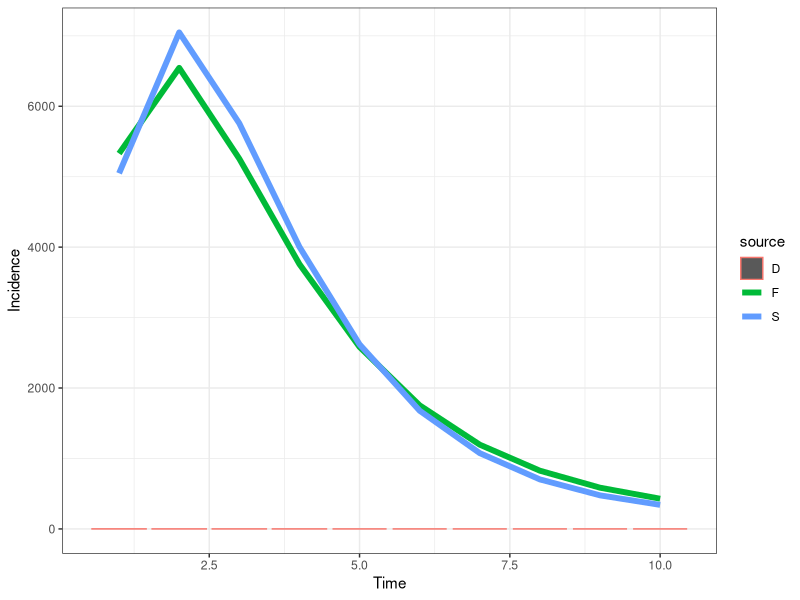

Recreate this plot in R.
# CF McQuaid & RMGJ Houben
# Start 21/04/2017 ---> current version after revision with Hanif 18/05/2017
# Cohort model of TB including regression and a slow stream
########################################
#                                      #
#                        M             # M - Death (due to disease)
#                       ^ ^            #
#                      /   \           #
#      -> Q <-> S <-> C <-> Y          # Q - Failed granuloma, S - Subclinical, C - Minimal (C+S-), Y - Disseminated (C+S+, symptomatic)
#     /    \    ^                      #
#    E       \  |                      # E - Exposed
#     \        \v                      #
#      -> K <-> Z                      # K - Controlled granuloma, Z- Leaky granuloma,
#         |                            #
#         v                            #
#         R                            # R - Sterilized granuloma (self-cure)
#                                      #
########################################
##set wd depending on who is coding/playing
setwd("C:/Users/cfmcquaid/Simulations")
#setwd("/Users/ReinHouben/Filr/ifolder/Applications (funding and jobs)/2016 - ERC starting grant/Rmodel_nathis/NatHistCoh")

### URL for how to upload changes: http://r-bio.github.io/intro-git-rstudio/
### to pull in Finn's version - type in shell: git pull upstream master
### to push my version - create pull request to Finn:  
#       commit (remember to tick box), then push
#       goto Github, pull requests, create pull request, if merge can be done on auto, just complete
#       Alternatively Finn complete pull request (he does not get email notification)
# Finn to just click push. Job done

#Next steps
# 1. get the prop inc disease after 5 years to 5%
###   How: play with Eq values, OR increase progression parameters
# 2. achieve 1 + start higher and sharper decrease in early years
###   How: change initial states to more realistic point, based on what prev of disease would be at screening
###   Also increase progression rates, while decreasing proportion that goes into the fast pathway
# OTHER NEXT STEPS - 8th May 2017
##  ?can we calculate in model how often (on average) people would come in and out of states over course of say 2 years?
##  ?Can we calculate average time in compartment in each step visit? Should be simple competing risk model right?

library("reshape2"); library("deSolve"); library("ggplot2"); library("plyr");
# Parameter sets: Average (), Wax (regression), Slow (slow), Full (regression, slow)
# Ax - rate from compartment A to compartment X, Omega - background mortality


# No regression: 1/Cy + 1/Ym = 3 years, Ym = 0.5 (0.3 death 0.2 self-cure), therefore Cy = 1. NOTE: 70% die, 30% self-cure
# Regression: 1/(Yc + Ym) = 0.5 years, Ym = 0.5 (as above), therefore Yc = 1.5.
# Regression: 1/(Cy + Cs) = 0.5 years. Assume ratio 2:1 for Cy:Cs, therefore Cs = 2/3
paramS <- c(Eq=0.10, Qs=2.00, Qz=0.00, Kz=0.01, Kr=0.10, Sc=2.00, Sq=0.00, Sz=0.00, Zk=0.00, Zs=0.00, Zq=0.01, Cy=1.00, Cs=0.00, Cm=0.05, Ym=0.50, Yc=0.00)
paramF <- c(Eq=0.10, Qs=2.00, Qz=0.00, Kz=0.01, Kr=0.10, Sc=3.00, Sq=0.25, Sz=0.00, Zk=0.01, Zs=0.00, Zq=0.01, Cy=1.32, Cs=0.5, Cm=0.05, Ym=0.50, Yc=0.150)
# Initial states of compartments
state <- c(E=100000, Q=0, K=0, S=0, Z=0, C=0, Y=0, R=0, M=0)
# Timespan for simulation
times <- seq(0, 10, by = 1)
# Timespan for burn
timeb <- 1
# Timespan for intervention
timei <- 0
# Timespan for tornado
timet <- 5
# ODE function
regr <- function(t, state, parameters){
  with(as.list(c(state, parameters)), {
   # rates of change
   dE <- - 10*E
   dQ <- + 10*Eq*E + Sq*S + Zq*Z - (Qs + Qz)*Q
   dK <- + 10*(1 - Eq)*E + Zk*Z - (Kz + Kr)*K
   dS <- + Qs*Q + Cs*C + Zs*Z - (Sc + Sq + Sz)*S
   dZ <- + Kz*K + Sz*S + Qz*Q - (Zk + Zs + Zq)*Z
   dC <- + Sc*S + Yc*Y - (Cs + Cy + Cm)*C
   dY <- + Cy*C -(Yc + Ym)*Y
   dR <- + Kr*K
   dM <- + Ym*Y + Cm*C
   # return the rate of change
   list(c(dE, dQ, dK, dS, dZ, dC, dY, dR, dM))
  })
}
# Burn off the first tb years to establish the proportion of individuals in each compartment, removing diseased
burn <- function(tb, state, fxn, parameters){
  if (tb>0){
  out <- ode(y = state, times = seq(0, tb, by = 1), func = fxn, parms = parameters)
  stateb <- c(out[tb, 2], out[tb, 3], out[tb, 4], out[tb, 5], out[tb, 6], out[tb, 7], Y=0, out[tb, 9], M=0)}
  else{stateb <- state}
  return(stateb)
}
# An intervention after ti years moves individuals from Y to R
interv <- function(ti, state, fxn, parameters){
  if (ti>0){
    outi <- ode(y = state, times = seq(0, ti, by = 1), func = fxn, parms = parameters)
    statei <- c(outi[ti, 2], outi[ti, 3], outi[ti, 4], outi[ti, 5], outi[ti, 6], outi[ti, 7], Y=0, outi[ti, 9]+outi[ti, 10], outi[ti, 10])}
  else{statei <- state
  outi <- numeric()}
  intout <- list("out" = outi,"state" = statei)
  return(intout)
}
# Calculation function
calc <- function(ts, tb, ti, state, fxn, parameters, source){
  stateb <- burn(tb = tb, state = state, fxn = regr, parameters = parameters)
  intout <- interv(ti=ti, state = stateb, fxn = regr, parameters = parameters)
  outi <- as.data.frame(intout$out)
  out <- ode(y = intout$state, times = ts, func = fxn, parms = parameters)
  out <- as.data.frame(out)
  out$time <- out$time+ti
  out <- rbind(outi,out)
  # Removing the first timestep, time zero
  out <- out[-1,]
  # Calculating the "interval from conversion" (see Styblo 1991 & TSRU progress report 1967)
  out$int <- parameters["Cy"]*out$C/sum(parameters["Cy"]*out$C)
  out$prev <- out$Y+out$C
  # Formatting the data for plotting - putting into a melted data.fame, with additional columns for the source matrix
  out <- melt(out, id.vars = c("time"))
  out$source <- source
  return(out)
}
outS <- calc(ts = times, tb = timeb, ti=timei, state = state, fxn = regr, parameters = paramS, source = "S")
outF <- calc(ts = times, tb = timeb, ti=timei, state = state, fxn = regr, parameters = paramF, source = "F")
# Including the data for barplot
time <- c(1, 2, 3, 4, 5, 6, 7, 8, 9, 10); variable <- c("D", "D", "D", "D", "D", "D", "D", "D", "D", "D"); value <- c(0.58, 0.24, 0.08, 0.05, 0.01, 0.01, 0.02, 0.01, 0, 0); source <- c("D", "D", "D", "D", "D", "D", "D", "D", "D", "D")
outD <- data.frame(time, variable, value, source)
out <- rbind(outS, outF, outD)
# Plot output
theme_set(theme_bw())
##all scenarios
# ggplot(out[out$variable %in% c("int"), ], aes(time, value)) + geom_point(size=2) + labs(x = "Time", y = "Incidence") + facet_grid(source ~ . , scales = "fixed")
ggplot(out[out$variable %in% c("prev"), ], aes(x = time, y = value, colour = source)) + geom_bar(data=out[out$variable %in% c("D"), ], stat="identity") + geom_line(size=2) + labs(x = "Time", y = "Incidence") 
# Fitting parameters and state: proportion of individuals diseased after "Otime" years, using parameter set "Osource"
Osource <- "F"; Otime <- 5
Iv <- out[which(out$source == Osource & out$variable == "int" & out$time == Otime), ]

# # # Tornado plot
# range <- 0.01 ##sets range for the change in the parameters
# torn <- function(ts, tb, ti, tt, state, fxn, parameters, source){
#   # Store data
#   data <- rbind(parameters, parameters)
#   rownames(data) <- c('+1%', '-1%')
#   # Compare to default data set
#   out <- calc(ts = ts, tb = tb, ti=ti, state = state, fxn = regr, parameters = parameters, source = source)
#   def <- out[which(out$time ==tt & out$variable == "int"),"value"]
#   for (i in 1:16){
#     # Increasing and decreasing each parameter in turn
#     parametersM = parameters; parametersL = parameters
#     parametersM[i] = parametersM[i] + range*parametersM[i]; parametersL[i] = parametersL[i] - range*parametersL[i]
#     outM <- calc(ts = ts, tb = tb, ti=ti, state = state, fxn = regr, parameters = parametersM, source = source); outL <- calc(ts = ts, tb = tb, ti=ti, state = state, fxn = regr, parameters = parametersL, source = source)
#     outM <- (outM[which(outM$time ==tt & outM$variable == "int"),"value"] - def) / def; outL <- (outL[which(outL$time ==tt & outL$variable == "int"),"value"] - def) / def
#     data[1, i] <- outM; data[2, i] <- outL
#   }
#   return(data)
# }
# data <- torn(ts = times, tb = timeb, ti=timei, tt = timet, state = state, fxn = regr, parameters = paramF, source ="F")
# # For plotting '%' on x-axis
# x <- seq(-0.01,0.01, length=10)
# ORD = order(abs(data[2,] - data[1,]))
# ##order black = increase in parameter, white is decrease in parameter value
# barplot(data[1,ORD], horiz = T, las=1, xlim = c(-0.01,0.01), xaxt='n', ylab = '', beside=T, col=c('black'))
# barplot(data[2,ORD], horiz = T, las=1, xlim = c(-0.01,0.01), xaxt='n', ylab = '', beside=T, col=c('white'), add = TRUE)
# axis(1, at=pretty(x), lab=paste0(pretty(x) * 100," %"), las=TRUE)
